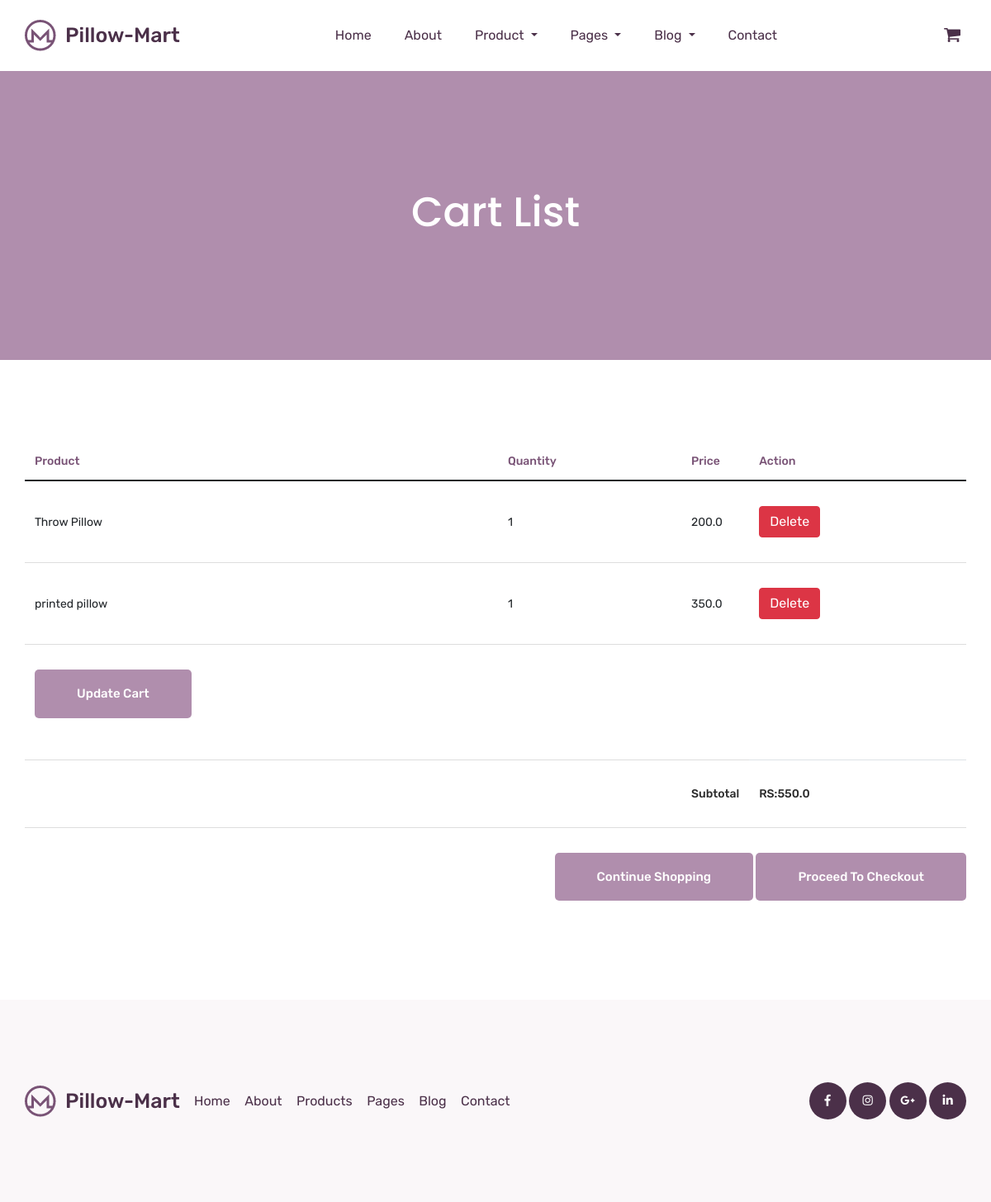
The app's page /cart/ (signed in) with its own data.
### app1/models.py (models this page shows, shortened)
class Cart(models.Model):
    product = models.ForeignKey(Product, on_delete=models.CASCADE)
    quantity = models.PositiveIntegerField(default=0)
    user = models.ForeignKey(User, on_delete=models.CASCADE)
    date_added = models.DateTimeField(auto_now_add=True)

class Product(models.Model):
    name=models.CharField(max_length=50)
    price=models.FloatField()
    description=models.TextField(max_length=500)
    image=models.ImageField(upload_to='upload/static/img/')
    def __str__(self):
        return self.name

### app1/views.py (the view)
# urls.py: path('cart/', views.cart, name="cart"),
def cart(request):
    cart = Cart.objects.all()
    cart_items = Cart.objects.filter(user=request.user)
    total_price = sum(item.product.price * item.quantity for item in cart_items)
    return render(request, 'cart.html',{"cart":cart,"total_price":total_price})

### template/cart.html (shortened to what this page needs)
{% load static %}
<!doctype html>
<html lang="zxx">
<head>
    <link href="https://cdn.jsdelivr.net/npm/bootstrap@5.1.3/dist/css/bootstrap.min.css" rel="stylesheet">
    <link rel= "stylesheet" href="{% static 'css/bootstrap.min.css'%}">
    <link rel= "stylesheet" href="{% static 'css/animate.css'%}">
    <link rel= "stylesheet" href="{% static 'css/owl-carousel.css'%}">
    <link rel= "stylesheet" href="{% static 'css/all.css'%}">
    <link rel= "stylesheet" href="{% static 'css/flaticon.css'%}">
    <link rel= "stylesheet" href="{% static 'css/themify-icons.css'%}">
    <link rel= "stylesheet" href="{% static 'css/magnific-popup.css'%}">
    <link rel= "stylesheet" href="{% static 'css/slick.css'%}">
    <link rel= "stylesheet" href="{% static 'css/style.css'%}">
</head>
<body>
    <header class="main_menu home_menu">
        <div class="container">
            <div class="row align-items-center justify-content-center">
                <div class="col-lg-12">
                    <nav class="navbar navbar-expand-lg navbar-light">
                      <a class="navbar-brand" href="{%  url 'index' %}"> <img src="{% static 'img/logo.png'%}" alt="logo"> </a>
                        <div class="collapse navbar-collapse main-menu-item" id="navbarSupportedContent">
                            <ul class="navbar-nav">
                                <li class="nav-item">
                                  <a class="nav-link" href="{%  url 'index' %}">Home</a>
                                </li>
                                <li class="nav-item">
                                    <a class="nav-link" href="{%  url 'about' %}">about</a>
                                </li>
                                <li class="nav-item dropdown">
                                    <a class="nav-link dropdown-toggle" href="blog.html" id="navbarDropdown_1"
                                        role="button" data-toggle="dropdown" aria-haspopup="true" aria-expanded="false">
                                        product
                                    </a>
                                </li>
                                <li class="nav-item dropdown">
                                    <a class="nav-link dropdown-toggle" href="blog.html" id="navbarDropdown_3"
                                        role="button" data-toggle="dropdown" aria-haspopup="true" aria-expanded="false">
                                        pages
                                    </a>
                                </li>
                                <li class="nav-item dropdown">
                                    <a class="nav-link dropdown-toggle" href="blog.html" id="navbarDropdown_2"
                                        role="button" data-toggle="dropdown" aria-haspopup="true" aria-expanded="false">
                                        blog
                                    </a>
                                </li>
                                <li class="nav-item">
                                    <a class="nav-link" href="{% url 'contact'%}">Contact</a>
                                </li>
                            </ul>
                        </div>
                        <div class="hearer_icon d-flex align-items-center">
                            <div class="dropdown cart">
                                <a class="dropdown-toggle" href="#" id="navbarDropdown3" role="button"
                                    data-toggle="dropdown" aria-haspopup="true" aria-expanded="false">
                                    <i class="flaticon-shopping-cart-black-shape"></i>
                                </a>
                            </div>
                        </div>
                    </nav>
                </div>
            </div>
        </div>
    </header>
    <section class="breadcrumb_part">
        <div class="container">
            <div class="row">
                <div class="col-lg-12">
                    <div class="breadcrumb_iner">
                        <h2>cart list</h2>
                    </div>
                </div>
            </div>
        </div>
    </section>
  <section class="cart_area section_padding">
    <div class="container">
      <div class="cart_inner">
        <div class="table-responsive">
          <table class="table">
            <thead>
              <tr>
                <th scope="col">Product</th>
                <th scope="col">Quantity</th>
                <th scope="col">Price</th>
                <th scope="col">Action</th>
              </tr>
            </thead>
            <tbody>
              {% for a in cart %}
              <tr>
                <td>
                  {{a.product}}
                </td>
                <td>
                  {{a.quantity}}
                </td>
                <td>
                  {{a.product.price}}
                </td>
                <td>
                  <a href="{% url 'remove_from_cart' a.id %}"> <button type="submit" class="btn btn-danger">Delete</button></a>
                </td>
                {% empty %}
                <p>Your cart is empty.</p>
                </tr>
                {% endfor %}
            </div>
              <tr class="bottom_button">
                <td>
                  <a class="btn_1" href="{%  url 'product_list'%}">Update Cart</a>
                </td>
                <td></td>
                <td></td>
              </tr>
              <tr>
                <td></td>
                <td></td>
                <td>
                  <h5>Subtotal</h5>
                </td>
                <td>
                  <h5>RS:{{ total_price }}</h5>
                </td>
              </tr>
          <div class="checkout_btn_inner float-right">
            <a class="btn_1" href="/product_list/">Continue Shopping</a>
            <a class="btn_1 checkout_btn_1" href="/checkout/">Proceed to checkout</a>
          </div>
        </div>
      </div>
  </section>
    <footer class="footer_part">
        <div class="footer_iner section_bg">
            <div class="container">
                <div class="row justify-content-between align-items-center">
                    <div class="col-lg-8">
                      <div class="footer_menu">
                        <div class="footer_logo">
                            <a href="{%  url 'index' %}"><img src="{% static 'img/logo.png'%}" alt="#"></a>
                        </div>
                        <div class="footer_menu_item">
                            <a href="{%  url 'index' %}">Home</a>
                            <a href="{%  url 'about' %}">About</a>
                            <a href="{%  url 'product_list'%}">Products</a>
                            <a href="#">Pages</a>
                            <a href="{% url 'blog'%}">Blog</a>
                            <a href="{% url 'contact'%}">Contact</a>
                            </div>
                        </div>
                    </div>
                    <div class="col-lg-4">
                        <div class="social_icon">
                            <a href="#"><i class="fab fa-facebook-f"></i></a>
                            <a href="#"><i class="fab fa-instagram"></i></a>
                            <a href="#"><i class="fab fa-google-plus-g"></i></a>
                            <a href="#"><i class="fab fa-linkedin-in"></i></a>
                        </div>
                    </div>
                </div>
            </div>
        </div>
    </footer>
</body>
</html>

### static/css/all.css (style rules this page uses)
.fa, .fas, .far, .fal, .fab { -moz-osx-font-smoothing: grayscale; -webkit-font-smoothing: antialiased; display: inline-block; font-style: normal; font-variant: normal; text-rendering: auto; line-height: 1; }
.fa-facebook-f:before { content: "\f39e"; }
.fa-google-plus-g:before { content: "\f0d5"; }
.fa-instagram:before { content: "\f16d"; }
.fa-linkedin-in:before { content: "\f0e1"; }
.fab { font-family: 'Font Awesome 5 Brands'; }

### records on screen
Cart: product "Throw Pillow", quantity "1", product.price "200.0"
Cart: product "printed pillow", quantity "1", product.price "350.0"

### other values on screen
{{ total_price }} "550.0"
